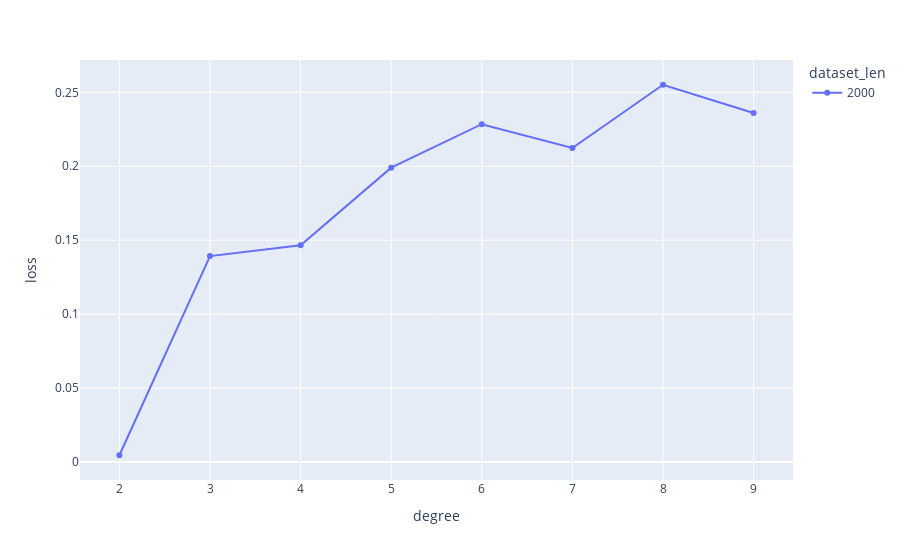

Notebook cell for this chart:
### Code cell
from collections import defaultdict
import plotly.express as px
import pandas as pd
from poly_regr import poly_regress
import numpy as np


serieses = []
dataset_lens = [2000]
for degree in range(2, 10):
    for dataset_len in dataset_lens:
        loss, x_test, y_test, y_pred, coef_loss, poly_coefficients, model = \
            poly_regress(ground_degree=degree, model_degrees=2, data_len=dataset_len)
        serieses.append((degree, dataset_len, loss, coef_loss))
        
df = pd.DataFrame(serieses, columns=['degree', 'dataset_len', 'loss', 'coef_loss'])
df.sort_values(by=['degree', 'dataset_len'], inplace=True)

fig = px.line(df, x='degree', y='loss', color='dataset_len', symbol="dataset_len")
fig.show()

### Figure 1 — Plotly figure (JSON) as saved in the notebook; plotly's stock layout.template omitted (floating-point values rounded to 4 significant figures)
{"data": [{"hovertemplate": "dataset_len=2000<br>degree=%{x}<br>loss=%{y}<extra></extra>", "legendgroup": "2000", "line": {"color": "#636efa", "dash": "solid"}, "marker": {"symbol": "circle"}, "mode": "markers+lines", "name": "2000", "orientation": "v", "showlegend": true, "type": "scatter", "x": [2, 3, 4, 5, 6, 7, 8, 9], "xaxis": "x", "y": [0.004644, 0.1393, 0.1466, 0.1991, 0.2285, 0.2124, 0.2551, 0.236], "yaxis": "y"}], "layout": {"legend": {"title": {"text": "dataset_len"}, "tracegroupgap": 0}, "margin": {"t": 60}, "xaxis": {"anchor": "y", "domain": [0, 1], "title": {"text": "degree"}}, "yaxis": {"anchor": "x", "domain": [0, 1], "title": {"text": "loss"}}}}
